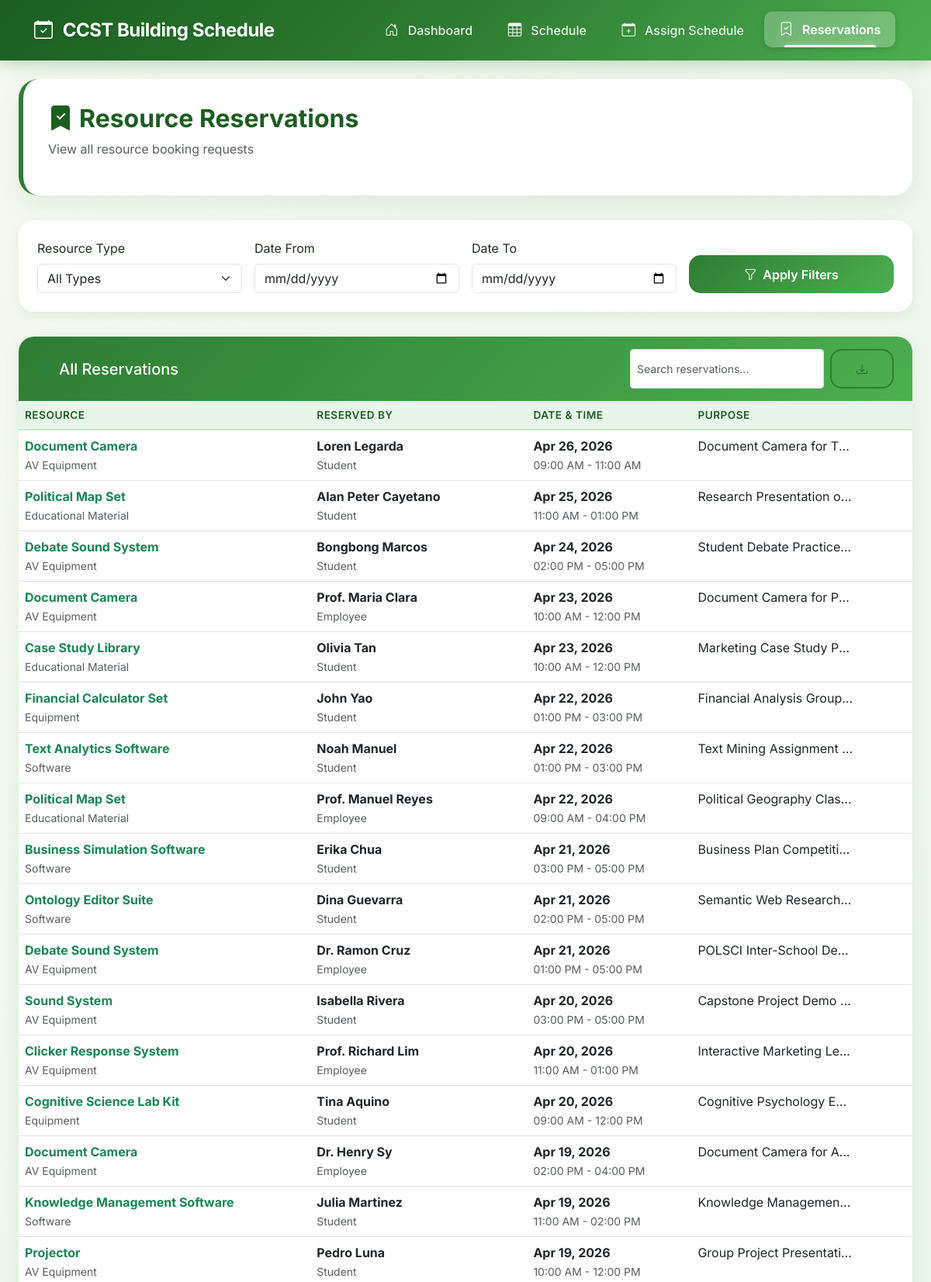
The app's page /pages/reservations.php (upper part) with its own data.
### tables this page shows
CREATE TABLE `reservations` (
  `reservation_id` int(11) NOT NULL,
  `resource_id` int(11) NOT NULL,
  `reserved_by_employee` int(11) DEFAULT NULL,
  `reserved_by_student` int(11) DEFAULT NULL,
  `start_time` datetime NOT NULL,
  `end_time` datetime NOT NULL,
  `purpose` varchar(255) DEFAULT NULL,
  `status` enum('Pending','Confirmed','Cancelled') DEFAULT 'Pending'
);

CREATE TABLE `resources` (
  `resource_id` int(11) NOT NULL,
  `name` varchar(100) NOT NULL,
  `type` varchar(50) DEFAULT NULL,
  `description` text DEFAULT NULL
);

### pages/reservations.php (the view, shortened to what this page needs)
<?php
require_once '../api/config.php';
include '../includes/header.php';
include '../includes/navbar.php';
?>
<div class="container-fluid px-4">
    <div class="page-header mt-4">
        <div class="d-flex justify-content-between align-items-center">
            <div>
                <h2><i class="bi bi-bookmark-check-fill me-2"></i>Resource Reservations</h2>
                <p class="text-muted">View all resource booking requests</p>
            </div>
        </div>
    </div>
    <div class="filter-section">
        <form method="GET" class="row g-3 align-items-end">
            <div class="col-md-3">
                <label class="form-label">Resource Type</label>
                <select name="type" class="form-select">
                    <option value="">All Types</option>
                </select>
            </div>
            <div class="col-md-3">
                <label class="form-label">Date From</label>
                <input type="date" name="date_from" class="form-control">
            </div>
            <div class="col-md-3">
                <label class="form-label">Date To</label>
                <input type="date" name="date_to" class="form-control">
            </div>
            <div class="col-md-3">
                <button type="submit" class="btn btn-primary-custom w-100">
                    <i class="bi bi-funnel me-2"></i>Apply Filters
                </button>
            </div>
        </form>
    </div>
    <div class="content-card card">
        <div class="card-header d-flex justify-content-between align-items-center">
            <h5 class="mb-0"><i class="bi bi-list-task me-2 text-success"></i>All Reservations</h5>
            <div class="d-flex gap-2">
                <input type="text" class="form-control form-control-sm" placeholder="Search reservations..." style="width: 250px;">
                <button class="btn btn-outline-success btn-sm"><i class="bi bi-download"></i></button>
            </div>
        </div>
        <div class="card-body p-0">
            <div class="table-responsive">
                <table class="table table-hover mb-0">
                    <thead>
                        <tr>
                            <th>Resource</th>
                            <th>Reserved By</th>
                            <th>Date & Time</th>
                            <th>Purpose</th>
                        </tr>
                    </thead>
                    <tbody>
                        <?php
                        $query = "SELECT r.*, res.name as resource_name, res.type,
                                         CONCAT(e.first_name, ' ', e.last_name) as employee_name,
                                         CONCAT(s.first_name, ' ', s.last_name) as student_name
                                  FROM reservations r
                                  JOIN resources res ON r.resource_id = res.resource_id
                                  LEFT JOIN employees e ON r.reserved_by_employee = e.employee_id
                                  LEFT JOIN students s ON r.reserved_by_student = s.student_id
                                  ORDER BY r.start_time DESC
                                  LIMIT 50";
                        $result = $conn->query($query);
                        if ($result->num_rows > 0) {
                            while($row = $result->fetch_assoc()) {
                                $reserved_by = $row['employee_name'] ? $row['employee_name'] : ($row['student_name'] ? $row['student_name'] : 'N/A');
                                $reserved_type = $row['employee_name'] ? 'Employee' : ($row['student_name'] ? 'Student' : '');
                                echo "<tr>";
                                echo "<td><div class='fw-bold text-success'>{$row['resource_name']}</div><small class='text-muted'>{$row['type']}</small></td>";
                                echo "<td><div class='fw-bold'>{$reserved_by}</div><small class='text-muted'>{$reserved_type}</small></td>";
                                echo "<td><div class='fw-bold'>" . date('M d, Y', strtotime($row['start_time'])) . "</div><small class='text-muted'>" . date('h:i A', strtotime($row['start_time'])) . " - " . date('h:i A', strtotime($row['end_time'])) . "</small></td>";
                                echo "<td><span class='d-inline-block text-truncate' style='max-width: 200px;' title='{$row['purpose']}'>{$row['purpose']}</span></td>";
                                echo "</tr>";
                            }
                        } else {
                            echo "<tr><td colspan='4' class='text-center py-5'><i class='bi bi-calendar-x display-4 text-success mb-2'></i><p class='text-muted mb-0'>No reservations found</p></td></tr>";
                        }
                        ?>
                    </tbody>
                </table>
            </div>
        </div>
    </div>
</div>
<?php include '../includes/footer.php'; ?>

### assets/css/style.css (style rules this page uses)
:root { --primary-color: #2e7d32; --primary-light: #4caf50; --primary-dark: #1b5e20; --secondary-color: #66bb6a; --danger-color: #f44336; --warning-color: #ff9800; --info-color: #2196f3; --light-bg: #f1f8e9; --dark-text: #1f2e1f; }
body { font-family: 'Inter', sans-serif; background: linear-gradient(135deg, #f5f9f0 0%, #e8f5e9 100%); min-height: 100vh; color: var(--dark-text); }
.page-header { background: white; padding: 2rem; border-radius: 25px; box-shadow: 0 10px 30px rgba(46, 125, 50, 0.1); margin-bottom: 2rem; border-left: 6px solid var(--primary-color); }
.page-header h2 { font-weight: 700; color: var(--primary-dark); margin-bottom: 0.5rem; }
.control-card, .content-card { background: white; border: none; border-radius: 20px; box-shadow: 0 5px 20px rgba(46, 125, 50, 0.1); margin-bottom: 2rem; overflow: hidden; }
.control-card .card-header, .content-card .card-header { background: linear-gradient(135deg, var(--primary-color) 0%, var(--primary-light) 100%); color: white; padding: 1rem 1.5rem; border-bottom: none; }
.btn-primary-custom { background: linear-gradient(135deg, var(--primary-color) 0%, var(--primary-light) 100%); border: none; padding: 0.8rem 2rem; border-radius: 15px; font-weight: 600; transition: all 0.3s ease; color: white; }
.btn-outline-success { border: 2px solid var(--primary-color); color: var(--primary-dark); border-radius: 15px; padding: 0.8rem 2rem; font-weight: 600; }
.table thead th { background-color: #e8f5e9; color: var(--primary-dark); font-weight: 600; font-size: 0.85rem; text-transform: uppercase; letter-spacing: 0.5px; border-bottom: 2px solid #c8e6c9; }

### pages/reservations.php (style rules this page uses)
.filter-section { background: white; border-radius: 20px; padding: 1.5rem; margin-bottom: 2rem; box-shadow: 0 5px 15px rgba(46, 125, 50, 0.1); }

### records on screen
reservations: resource.name "Document Camera", resource.type "AV Equipment", reserved_by "Loren Legarda", reserved_type "Student", start_time "Apr 26, 2026", start_time "09:00 AM", end_time "11:00 AM", purpose "Document Camera for T…"
reservations: resource.name "Political Map Set", resource.type "Educational Material", reserved_by "Alan Peter Cayetano", reserved_type "Student", start_time "Apr 25, 2026", start_time "11:00 AM", end_time "01:00 PM", purpose "Research Presentation o…"
reservations: resource.name "Debate Sound System", resource.type "AV Equipment", reserved_by "Bongbong Marcos", reserved_type "Student", start_time "Apr 24, 2026", start_time "02:00 PM", end_time "05:00 PM", purpose "Student Debate Practice…"
reservations: resource.name "Document Camera", resource.type "AV Equipment", reserved_by "Prof. Maria Clara", reserved_type "Employee", start_time "Apr 23, 2026", start_time "10:00 AM", end_time "12:00 PM", purpose "Document Camera for P…"
reservations: resource.name "Case Study Library", resource.type "Educational Material", reserved_by "Olivia Tan", reserved_type "Student", start_time "Apr 23, 2026", start_time "10:00 AM", end_time "12:00 PM", purpose "Marketing Case Study P…"
reservations: resource.name "Financial Calculator Set", resource.type "Equipment", reserved_by "John Yao", reserved_type "Student", start_time "Apr 22, 2026", start_time "01:00 PM", end_time "03:00 PM", purpose "Financial Analysis Group…"
reservations: resource.name "Text Analytics Software", resource.type "Software", reserved_by "Noah Manuel", reserved_type "Student", start_time "Apr 22, 2026", start_time "01:00 PM", end_time "03:00 PM", purpose "Text Mining Assignment…"
reservations: resource.name "Political Map Set", resource.type "Educational Material", reserved_by "Prof. Manuel Reyes", reserved_type "Employee", start_time "Apr 22, 2026", start_time "09:00 AM", end_time "04:00 PM", purpose "Political Geography Clas…"
reservations: resource.name "Business Simulation Software", resource.type "Software", reserved_by "Erika Chua", reserved_type "Student", start_time "Apr 21, 2026", start_time "03:00 PM", end_time "05:00 PM", purpose "Business Plan Competiti…"
reservations: resource.name "Ontology Editor Suite", resource.type "Software", reserved_by "Dina Guevarra", reserved_type "Student", start_time "Apr 21, 2026", start_time "02:00 PM", end_time "05:00 PM", purpose "Semantic Web Research…"
reservations: resource.name "Debate Sound System", resource.type "AV Equipment", reserved_by "Dr. Ramon Cruz", reserved_type "Employee", start_time "Apr 21, 2026", start_time "01:00 PM", end_time "05:00 PM", purpose "POLSCI Inter-School De…"
reservations: resource.name "Sound System", resource.type "AV Equipment", reserved_by "Isabella Rivera", reserved_type "Student", start_time "Apr 20, 2026", start_time "03:00 PM", end_time "05:00 PM", purpose "Capstone Project Demo…"
reservations: resource.name "Clicker Response System", resource.type "AV Equipment", reserved_by "Prof. Richard Lim", reserved_type "Employee", start_time "Apr 20, 2026", start_time "11:00 AM", end_time "01:00 PM", purpose "Interactive Marketing Le…"
reservations: resource.name "Cognitive Science Lab Kit", resource.type "Equipment", reserved_by "Tina Aquino", reserved_type "Student", start_time "Apr 20, 2026", start_time "09:00 AM", end_time "12:00 PM", purpose "Cognitive Psychology E…"
reservations: resource.name "Document Camera", resource.type "AV Equipment", reserved_by "Dr. Henry Sy", reserved_type "Employee", start_time "Apr 19, 2026", start_time "02:00 PM", end_time "04:00 PM", purpose "Document Camera for A…"
reservations: resource.name "Knowledge Management Software", resource.type "Software", reserved_by "Julia Martinez", reserved_type "Student", start_time "Apr 19, 2026", start_time "11:00 AM", end_time "02:00 PM", purpose "Knowledge Managemen…"
reservations: resource.name "Projector", resource.type "AV Equipment", reserved_by "Pedro Luna", reserved_type "Student", start_time "Apr 19, 2026", start_time "10:00 AM", end_time "12:00 PM", purpose "Group Project Presentati…"
